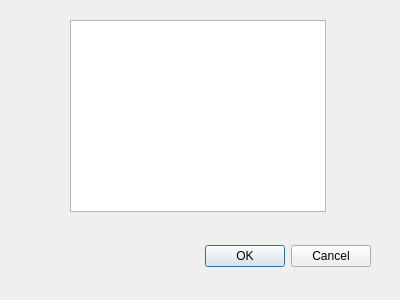
<?xml version="1.0" encoding="UTF-8"?>
<ui version="4.0">
 <class>Dialog</class>
 <widget class="QDialog" name="Dialog">
  <property name="geometry">
   <rect>
    <x>0</x>
    <y>0</y>
    <width>400</width>
    <height>300</height>
   </rect>
  </property>
  <property name="windowTitle">
   <string>Dialog</string>
  </property>
  <widget class="QDialogButtonBox" name="buttonBox">
   <property name="geometry">
    <rect>
     <x>30</x>
     <y>240</y>
     <width>341</width>
     <height>32</height>
    </rect>
   </property>
   <property name="orientation">
    <enum>Qt::Horizontal</enum>
   </property>
   <property name="standardButtons">
    <set>QDialogButtonBox::Cancel|QDialogButtonBox::Ok</set>
   </property>
  </widget>
  <widget class="QTableWidget" name="tableWidget">
   <property name="geometry">
    <rect>
     <x>70</x>
     <y>20</y>
     <width>256</width>
     <height>192</height>
    </rect>
   </property>
  </widget>
 </widget>
 <resources/>
 <connections>
  <connection>
   <sender>buttonBox</sender>
   <signal>accepted()</signal>
   <receiver>Dialog</receiver>
   <slot>accept()</slot>
   <hints>
    <hint type="sourcelabel">
     <x>248</x>
     <y>254</y>
    </hint>
    <hint type="destinationlabel">
     <x>157</x>
     <y>274</y>
    </hint>
   </hints>
  </connection>
  <connection>
   <sender>buttonBox</sender>
   <signal>rejected()</signal>
   <receiver>Dialog</receiver>
   <slot>reject()</slot>
   <hints>
    <hint type="sourcelabel">
     <x>316</x>
     <y>260</y>
    </hint>
    <hint type="destinationlabel">
     <x>286</x>
     <y>274</y>
    </hint>
   </hints>
  </connection>
 </connections>
</ui>
